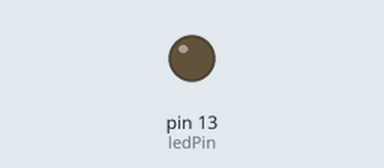
A sketch run on a simulated Arduino Uno, built with avr-gcc and run on an emulated ATmega328P. Parts: output pins drawn as LEDs (lit = HIGH).

Above: at 1.05 s.
At 37.6 s:
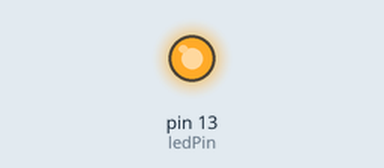
Timing chart, 0 to 39.2 s (numbered marks = the images above):
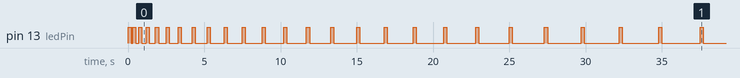

The sketch:

ArdPrueba1.ino
```cpp
  // Encendido de LED
int ledPin = 13;  // LED que se encuentra en el pin 13
int n = 0;    //Entero que contará el paso por la función loop
void setup(){
   pinMode(ledPin, OUTPUT); // El p1n 13 será una salida digital
}
void loop(){
   digitalWrite(ledPin, HIGH);  // Enciende el LED
   delay(200);         // Pausa de 1 segundo
   digitalWrite(ledPin, LOW);   // Apaga el LED
   n++;         //Incrementamos n
   delay(delayVal(n));      //Pausa de un tiempo variable
}
int delayVal(int f){
   return f*100;
}

/*
 // Encendido de LED por parametro de tiempos
int led = 13;

void setup() {
  pinMode(led, OUTPUT);
}


void loop() {
  digitalWrite(led, HIGH); // Cuantos segundos va a prender el led
  delay(200);
  digitalWrite(led, LOW); // Cuantos segundos va a manter apagado el led
  delay(200);
}
*/

/*
 // Bocina
int pinzumbador = 11;    // pin del zumbador
int frecuencia = 220;      // frecuencia correspondiente a la nota La

void setup()
{
}

void loop()
{
    tone(pinzumbador,frecuencia);    // inicia el zumbido
    delay(2000);
    noTone(pinzumbador);               // lo detiene a los dos segundos
    delay(1000);
}
*/
```

Measured:
- by itself, pin 13 (ledPin): LOW → HIGH at 0.00 s, → LOW 0.20 s later, → HIGH 0.10 s later, → LOW 0.20 s later, … (52 changes in this stretch)
